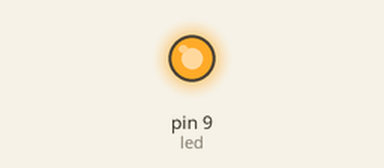
A sketch run on a simulated Arduino Uno, built with avr-gcc and run on an emulated ATmega328P. Shown: output pins drawn as LEDs (lit = HIGH).

Above: at 0.05 s.
At 0.4 s:
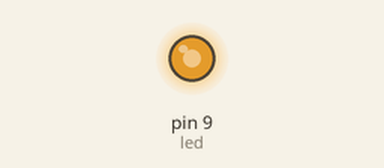
At 0.8 s:
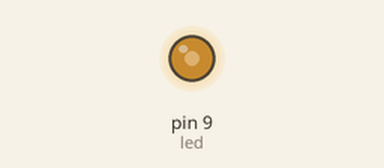
At 1.55 s:
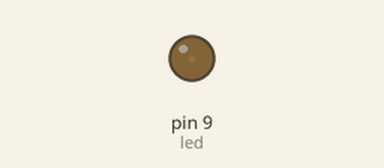
Timing chart, 0 to 3.6 s (numbered marks = the images above):
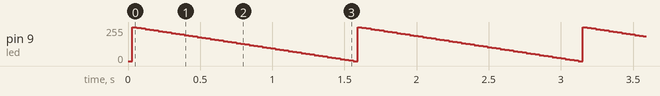

Measured:
- by itself, pin 9 (led): ramps from 255/255 to 0/255 and jumps back, once every 1.6 s

The sketch:

FadeDown.ino
```cpp
int led = 9;
int brightness = 0;
int delta = 5;

void setup() {
  pinMode(led, OUTPUT);
}

void loop() {
  analogWrite(led, brightness);

  if (brightness == 0) {
    brightness = 255;
  } else {
      brightness -= delta;
  }

  delay(30);
}
```
